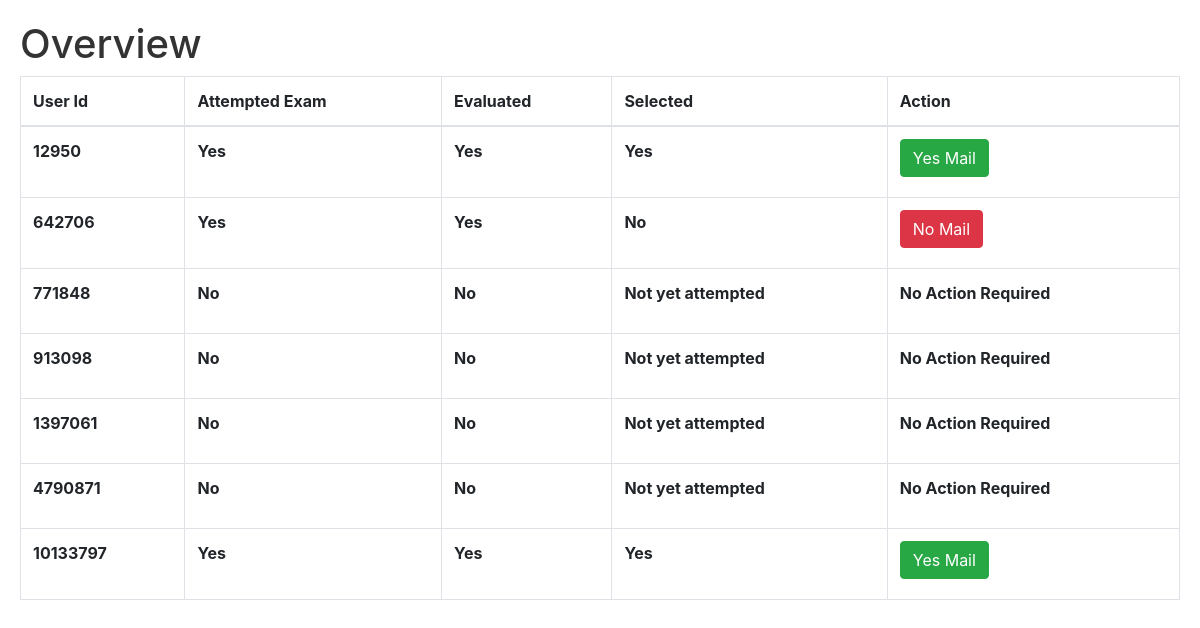
Page /hr_overview on the committed database.
### app.py (models this page shows)
class SelectedCandidate(db.Model):
    id = db.Column(db.Integer, primary_key=True)
    user_id = db.Column(db.Integer, nullable=False)
    attempted = db.Column(db.Boolean, default=False)
    selected = db.Column(db.Boolean, default=False)
    created_at = db.Column(db.DateTime(timezone=True), default=db.func.now())

### app.py (the view)
@app.route('/hr_overview')
def hr_overview():
    sc = SelectedCandidate.query.all()
    sc_list = []
    for s in sc:
        selected = ('Yes' if s.selected else 'No') if s.attempted else 'Not yet attempted'
        feedback = Feedback.query.filter_by(user_id=s.user_id).first()
        sc_list.append({
            'user_id': s.user_id,
            'attempted': 'Yes' if s.attempted else 'No',
            'selected': selected,
            'evaluated': 'Yes' if feedback else 'No',
            'Link Expired': 'Yes' if (datetime.now() - s.created_at).seconds > 86400 else 'No'
        })
    return render_template('hr_overview.html', selected_candidates=sc_list)

### templates/hr_overview.html (shortened to what this page needs)
<!DOCTYPE html>
<html lang="en">
<head>
    <link rel="stylesheet" href="{{ url_for('static', filename='dashboard.css') }}">
    <link rel="stylesheet" href="https://stackpath.bootstrapcdn.com/bootstrap/4.5.2/css/bootstrap.min.css">
</head>
<body>
    <h1>Overview</h1>
    <table class="table table-bordered" id = "overviewTable">
        <thead>
            <tr>
                <th>User Id</th>
                <th>Attempted Exam</th>
                <th>Evaluated</th>
                <th>Selected</th>
                <th>Action</th>
            </tr>
        </thead>
        <tbody>
            {% for sc in selected_candidates %}
            <tr>
                <td>{{ sc.user_id }}</td>
                <td>{{ sc.attempted }}</td>
                <td>{{ sc.evaluated }}</td>
                <td>{{ sc.selected }}</td>
                <td>
                    {% if sc.attempted == 'Yes' %}
                        {% if sc.selected == 'Yes' %}
                            <h3><a href="mailto:{{ sc.user_id }}@yopmail.com?subject=%20Test Results%20{{sc.user_id }}&body=Congratulations,%20you%20have%20been%20selected%20for%20the%20next%20round.%20We%20will%20reach%20out%20to%20you%20shortly%20for%20the%20next%20process." class="btn btn-success">Yes Mail</a></h3>
                        {% else %}
                            <h3><a href="mailto:{{ sc.user_id }}@yopmail.com?subject=%20Test Results%20{{sc.user_id }}&body=We%20regret%20to%20inform%20you%20that%20you%20have%20not%20been%20selected%20for%20the%20next%20round.%20All%20the%20best%20for%20future%20endeavours." class="btn btn-danger">No Mail</a></h3>
                        {% endif %}
                    {% else %}
                        <p>No Action Required</p>
                    {% endif %}
                </td>
            </tr>
            {% endfor %}
        </tbody>
    </table>
</body>
</html>

### static/dashboard.css (style rules this page uses)
body { font-family: Arial, sans-serif; background-color: #f0f2f5; margin: 0; padding: 20px; justify-content: center; align-items: center; height: 100vh; margin: 0; }
body { background-image: url('https://images.pexels.com/photos/3694711/pexels-photo-3694711.jpeg?cs=srgb&dl=pexels-mitchell-luo-3694711.jpg&fm=jpg&_gl=1*1892214*_ga*MzA3ODEzODY5LjE3MDk1NzAyMDI.*_ga_8JE65Q40S6*MTcxMDA3MTc2Ni4zLjEuMTcxMDA3MjIyNy4wLjAuMA..'); background-size: cover; background-position: center; margin: 0; font-family: Arial, sans-serif; opacity: 1; font-weight: bold; }
h1 { color: #333; margin-bottom: 20px; }
a { color: #a78b6c; text-decoration: none; }
#overviewTable { font-weight: bolder; }

### rows in the picture
SelectedCandidate: user_id "12950", attempted "Yes", evaluated "Yes", selected "Yes"
SelectedCandidate: user_id "642706", attempted "Yes", evaluated "Yes", selected "No"
SelectedCandidate: user_id "771848", attempted "No", evaluated "No", selected "Not yet attempted", shows "No Action Required"
SelectedCandidate: user_id "913098", attempted "No", evaluated "No", selected "Not yet attempted", shows "No Action Required"
SelectedCandidate: user_id "1397061", attempted "No", evaluated "No", selected "Not yet attempted", shows "No Action Required"
SelectedCandidate: user_id "4790871", attempted "No", evaluated "No", selected "Not yet attempted", shows "No Action Required"
SelectedCandidate: user_id "10133797", attempted "Yes", evaluated "Yes", selected "Yes"
